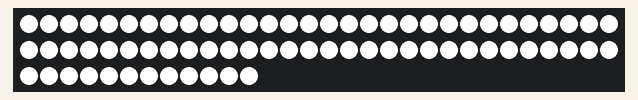
Recording of a program running on a simulated Arduino Nano, built with avr-gcc and run on an emulated ATmega328P. On the bench: 72 RGB LEDs in strip order, left to right, continuing on the next row. What the program prints to the serial monitor is not drawn.

Above: at 0.1 s.

The program:

main.cpp
```cpp
#include <Arduino.h>
// #include "NeoLight.h"
#include <Adafruit_NeoPixel.h>
#include "ButtonHandler.h"
#include "AnalogButtonHandler.h"

using namespace std;

#define POTENTIOMETER_PIN A0
#define NUMPIXELS 72
#define LED_PIN 2

// int initial_light_intensity = 10;

void noActionHandler()
{ /** no action **/
}

void pixelsUpdateState(); /** will be reimplemented **/
void analogUpdate();

Adafruit_NeoPixel pixels(NUMPIXELS, LED_PIN, NEO_GRB + NEO_KHZ800);
AnalogButtonHandler analogReader(POTENTIOMETER_PIN, 50, &analogUpdate, &noActionHandler);

void setBrightness(int brig)
{
  pixels.setBrightness(brig);
}

void setup() {
    Serial.begin(115200);
    pixels.begin();
    setBrightness(255);

    Serial.println("ready and stady");
}

void loop() {
    unsigned long currentMillis = millis();

    for(int i=0; i<NUMPIXELS; i++) {
      pixels.setPixelColor(i, pixels.Color(255, 255, 255));
    }
    pixels.show();

    delay(100);
}

void analogUpdate()
{
  int brightness = round(((1024 - analogReader.buttonState) / 4) - 1);

  if (brightness <= 0)
  {
    brightness = 1;
  }

  if (brightness >= 255)
  {
    brightness = 255;
  }

  setBrightness(brightness);
  Serial.println(brightness);
}
```

AnalogButtonHandler.cpp
```cpp
#include <Arduino.h>
#include "AnalogButtonHandler.h"

using namespace std;

AnalogButtonHandler::AnalogButtonHandler(int pin, int delay, void (*OnActionCallBack)(), void (*OffActionCallBack)()) : ButtonHandler(pin, delay, *OnActionCallBack, *OffActionCallBack)
{
    buttonPin = pin;
    delayVal = delay;

    OnAction = OnActionCallBack;
    OffAction = OffActionCallBack;
}

void AnalogButtonHandler::Update(unsigned long currentMills)
{
    if ((currentMills - lastUpdateTime) > delayVal)
    {
        lastUpdateTime = currentMills;

        int reading = analogRead(buttonPin);

        buttonState = reading;

        OnAction();
        // OffAction();
    }
}
```

AnalogButtonHandler.h
```cpp
#ifndef ANALOG_BUTTON_HANDLER_H
#define ANALOG_BUTTON_HANDLER_H

#include "ButtonHandler.h"

class AnalogButtonHandler : public ButtonHandler
{
public:
    unsigned int delayVal = 10;

    AnalogButtonHandler(int pin, int delay, void (*OnActionCallBack)(), void (*OffActionCallBack)());

    void Update(unsigned long currentMills);
};

#endif
```

ButtonHandler.cpp
```cpp
#include <Arduino.h>
#include "ButtonHandler.h"

using namespace std;

ButtonHandler::ButtonHandler(int pin, int delay, void (*OnActionCallBack)(), void (*OffActionCallBack)()){
    buttonPin = pin;
    delayVal = delay;

    OnAction = OnActionCallBack;
    OffAction = OffActionCallBack;
}

void ButtonHandler::Update(unsigned long currentMills){
    if ( ( currentMills - lastUpdateTime ) > delayVal ){
        lastUpdateTime = currentMills;

        int reading = digitalRead(buttonPin);

        if (reading != prevButtonState){
            lastDebounceTime = millis();
        }

        if ( (millis() - lastDebounceTime ) > debounceDelayVal ) {
            if (reading != buttonState) {
                buttonState = reading;

                if (buttonState == LOW){
                    OnAction();
                }

                if (buttonState == HIGH){
                    OffAction();
                }
            }
        }

        prevButtonState = reading;
    }
}
```

ButtonHandler.h
```cpp
#ifndef BUTTON_HANDLER_H
#define BUTTON_HANDLER_H

#include <Arduino.h>

class ButtonHandler{

public:
    int buttonPin;
    unsigned int delayVal = 30;

    int prevButtonState = HIGH;
    int buttonState;
    unsigned long lastUpdateTime;
    unsigned long prevTime;

    unsigned long lastDebounceTime;
    unsigned long prevDebounceTime;
    unsigned int debounceDelayVal = 10;

    void (*OnAction)();
    void (*OffAction)();

    ButtonHandler(int pin, int delay, void (*OnActionCallBack)(), void (*OffActionCallBack)());

    void Update(unsigned long currentMills);
};


#endif
```

NeoLight.cpp
```cpp
#include "NeoLight.h"

using namespace std;

NeoLight::NeoLight(uint16_t pixels, uint8_t pin, uint8_t type, void (*callback)()) : Adafruit_NeoPixel(pixels, pin, type)
{
    OnComplete = callback;
    current_mode = MODE_LIGHT;
    currentAnimationMode = MIN_ANIMATION_MODE;
}

void NeoLight::Update()
{

    if (current_mode == MODE_LIGHT)
    {
        // do nothing, color will be changed in changeMode()
    }
    else if (current_mode == MODE_ANIMATION)
    {
        changeAnimationMode();
    }
}

void NeoLight::changeMode()
{
    shouldAnimationStop = true;

    if (current_mode == MODE_LIGHT)
    {
        Serial.println("switching to animation mode");
        current_mode = MODE_ANIMATION;
    }
    else
    {
        Serial.println("switching to light mode");
        current_mode = MODE_LIGHT;
        calculateColor();
    }
}

void NeoLight::changeAnimationMode()
{
    shouldAnimationStop = false;

    switch (currentAnimationMode)
    {
    case ANIMATION_MODE_0:
        animationRainbow();
        break;
    case ANIMATION_MODE_1:
        animationChase();
        break;
    case ANIMATION_MODE_2:
        animationLava();
        break;
    case ANIMATION_MODE_3:
        animationScanner();
        break;

    default:
        break;
    }
}

void NeoLight::Increment()
{

    shouldAnimationStop = true;

    if (current_mode == MODE_LIGHT)
    {
        if (currentLightMode + 1 > MAX_LIGHT_MODE)
        {
            currentLightMode = MIN_LIGHT_MODE;
        }
        else
        {
            ++currentLightMode;
        }
        calculateColor();
    }
    else if (current_mode == MODE_ANIMATION)
    {
        if (currentAnimationMode + 1 > MAX_ANIMATION_MODE)
        {
            currentAnimationMode = MIN_ANIMATION_MODE;
        }
        else
        {
            ++currentAnimationMode;
        }
    }
}

void NeoLight::Reverse()
{

    shouldAnimationStop = true;

    if (current_mode == MODE_LIGHT)
    {
        if (currentLightMode - 1 < MIN_LIGHT_MODE)
        {
            currentLightMode = MAX_LIGHT_MODE;
        }
        else
        {
            --currentLightMode;
        }
        calculateColor();
    }
    else if (current_mode == MODE_ANIMATION)
    {
        if (currentAnimationMode - 1 < MIN_ANIMATION_MODE)
        {
            currentAnimationMode = MAX_ANIMATION_MODE;
        }
        else
        {
            --currentAnimationMode;
        }
    }
}

void NeoLight::ColorSet(uint32_t color)
{

    for (unsigned int i = 0; i < numPixels(); i++)
    {
        setPixelColor(i, color);
    }

    show();
}

void NeoLight::setIntensity(uint8_t val)
{
    setBrightness(val);
    show();
}

void NeoLight::calculateColor()
{
    switch (currentLightMode)
    {
    case LIGHNT_MODE_0:
        ColorSet(Color(255, 255, 255));
        break;
    case LIGHNT_MODE_1:
        ColorSet(Color(3, 255, 20));
        break;
    case LIGHNT_MODE_2:
        ColorSet(Color(0, 74, 236));
        break;
    case LIGHNT_MODE_3:
        ColorSet(Color(236, 0, 24));
        break;
    case LIGHNT_MODE_4:
        ColorSet(Color(255, 255, 0));
        break;
    case LIGHNT_MODE_5:
        ColorSet(Color(51, 103, 255));
        break;
    case LIGHNT_MODE_6:
        ColorSet(Color(127, 0, 255));
        break;
    case LIGHNT_MODE_7:
        ColorSet(Color(0, 204, 204));
        break;
    case LIGHNT_MODE_8:
        ColorSet(Color(153, 204, 255));
        break;
    case LIGHNT_MODE_9:
        ColorSet(Color(102, 102, 255));
        break;
    case LIGHNT_MODE_10:
        ColorSet(Color(255, 51, 153));
        break;
     case LIGHNT_MODE_11_CUSTOM:
        ColorSet(customColor);
        break;
    }
}

void NeoLight::setCustomColor(uint8_t r, uint8_t g, uint8_t b)
{
    if (r > 255 || g > 255 || b > 255 || r < 0 || g < 0 || b < 0){
        return;
    }

    if (currentLightMode == LIGHNT_MODE_11_CUSTOM && current_mode == MODE_LIGHT){
        customColor = Color(r, g, b);
        ColorSet(customColor);
        show();
    }
}

uint32_t NeoLight::Wheel(byte WheelPos)
{
    WheelPos = 255 - WheelPos;
    if (WheelPos < 85)
    {
        return Color(255 - WheelPos * 3, 0, WheelPos * 3);
    }
    else if (WheelPos < 170)
    {
        WheelPos -= 85;
        return Color(0, WheelPos * 3, 255 - WheelPos * 3);
    }
    else
    {
        WheelPos -= 170;
        return Color(WheelPos * 3, 255 - WheelPos * 3, 0);
    }
}

void NeoLight::animationChase()
{
    if (shouldAnimationStop)
        return;

    for (uint8_t j = 0; j < 256; j++)
    { // cycle all 256 colors in the wheel
        for (uint8_t q = 0; q < 3; q++)
        {
            for (uint8_t i = 0; i < numPixels(); i = i + 3)
            {
                setPixelColor(i + q, Wheel((i + j) % 255)); //turn every third pixel on

                if (OnComplete != NULL)
                    OnComplete();
                if (shouldAnimationStop || shouldBeTurnedOff)
                    return;
            }

            show();

            delay(ANIMATION_CHASE_DELAY);

            for (uint8_t i = 0; i < numPixels(); i = i + 3)
            {
                setPixelColor(i + q, 0); //turn every third pixel off
            }
        }
    }
}

void NeoLight::animationRainbow()
{
    if (shouldAnimationStop)
        return;

    uint16_t i, j;

    for (j = 0; j < 256; j++)
    {
        for (i = 0; i < numPixels(); i++)
        {
            setPixelColor(i, Wheel((i + j) & 255));

            show();

            if (OnComplete != NULL)
                OnComplete();
            if (shouldAnimationStop || shouldBeTurnedOff)
                return;
        }
    }
}

void NeoLight::animationScanner()
{
    uint8_t i, j;

    for (j = 0; j < 256; j = j + 10)
    {

        // going up
        for (i = 0; i < numPixels(); i++)
        {
            setPixelColor(i, Wheel(j));
            if (i != 0)
            {
                setPixelColor(i - 1, Color(0, 0, 0));
            }

            show();
            delay(ANIMATION_SCANNER_DELAY);

            if (OnComplete != NULL)
                OnComplete();
            if (shouldAnimationStop || shouldBeTurnedOff)
                return;
        }
        setPixelColor(numPixels() - 1, Color(0, 0, 0));

        // and down
        for (i = numPixels() - 1; i > 0; i--)
        {
            setPixelColor(i, Wheel(j));
            if (i != numPixels() - 1)
            {
                setPixelColor(i + 1, Color(0, 0, 0));
            }

            show();

            delay(ANIMATION_SCANNER_DELAY);

            if (OnComplete != NULL)
                OnComplete();
            if (shouldAnimationStop || shouldBeTurnedOff)
                return;
        }
    }
}

void NeoLight::animationLava()
{
    uint8_t l, r, j; // l for left, r for right

    for (j = 0; j < 256; j = j + 20)
    {
        for (l = r = numPixels() / 2;
             l > 1 || r < numPixels() - 1;
             l--, r++)
        {
            setPixelColor(l, Wheel(j));
            setPixelColor(r, Wheel(j));

            show();

            delay(ANIMATION_LAVA_DELAY);

            if (OnComplete != NULL)
                OnComplete();
            if (shouldAnimationStop || shouldBeTurnedOff)
                return;
        }
        setPixelColor(0, Wheel(j));
        setPixelColor(numPixels() - 1, Wheel(j));
    }
}

void NeoLight::turnOn()
{
    shouldBeTurnedOff = false;

    setBrightness(100);

    if (current_mode == MODE_LIGHT)
    {
        calculateColor();
    }
}

void NeoLight::turnOff()
{
    shouldBeTurnedOff = true;
    setBrightness(0);
    show();
}

int NeoLight::getCurrentLightMode(){
    return currentLightMode;
}
```

NeoLight.h
```cpp
#ifndef NEOLIGHT_H
#define NEOLIGHT_H

#include <Adafruit_NeoPixel.h>

class NeoLight : public Adafruit_NeoPixel
{
#define MODE_LIGHT 0
#define MODE_ANIMATION 1

#define LIGHNT_MODE_0 0   // WHITE
#define LIGHNT_MODE_1 1   // GREEN
#define LIGHNT_MODE_2 2   // BLUE
#define LIGHNT_MODE_3 3   // RED
#define LIGHNT_MODE_4 4   // YELLOW
#define LIGHNT_MODE_5 5   // LIGHT_BLUE
#define LIGHNT_MODE_6 6   // PURPLE
#define LIGHNT_MODE_7 7   // LIGHT_BLUE
#define LIGHNT_MODE_8 8   // LIGHT_BLUE
#define LIGHNT_MODE_9 9   // LIGHT_BLUE
#define LIGHNT_MODE_10 10 // LIGHT_BLUE
#define LIGHNT_MODE_11_CUSTOM 11 // LIGHT_BLUE

#define MAX_LIGHT_MODE LIGHNT_MODE_11_CUSTOM
#define MIN_LIGHT_MODE LIGHNT_MODE_0

#define ANIMATION_MODE_0 0 // RAINBOW
#define ANIMATION_MODE_1 1 // CHASE
#define ANIMATION_MODE_2 2 // LAVA
#define ANIMATION_MODE_3 3 // SCANNER

#define MAX_ANIMATION_MODE ANIMATION_MODE_3
#define MIN_ANIMATION_MODE ANIMATION_MODE_0

    const uint8_t
        ANIMATION_CHASE_DELAY = 70,
        ANIMATION_SCANNER_DELAY = 10,
        ANIMATION_LAVA_DELAY = 50;

    bool
        shouldAnimationStop = false,
        shouldBeTurnedOff = false;

    uint8_t
        current_mode = MODE_LIGHT,
        currentLightMode = LIGHNT_MODE_0,
        currentAnimationMode = ANIMATION_MODE_0,
        light_intensity;

public:
    NeoLight(uint16_t pixels, uint8_t pin, uint8_t type, void (*callback)());

    uint32_t Wheel(byte WheelPos);
    uint32_t customColor;

    void (*OnComplete)();

    void setIntensity(uint8_t val);
    void Update();
    void Increment();
    void Reverse();
    void ColorSet(uint32_t color);
    void calculateColor();
    void turnOn();
    void turnOff();
    void changeMode();
    void changeAnimationMode();

    // animations
    void animationRainbow();
    void animationChase();
    void animationLava();
    void animationScanner();

    void setCustomColor(uint8_t r, uint8_t g, uint8_t b);

    int getCurrentLightMode();
};

#endif
```
